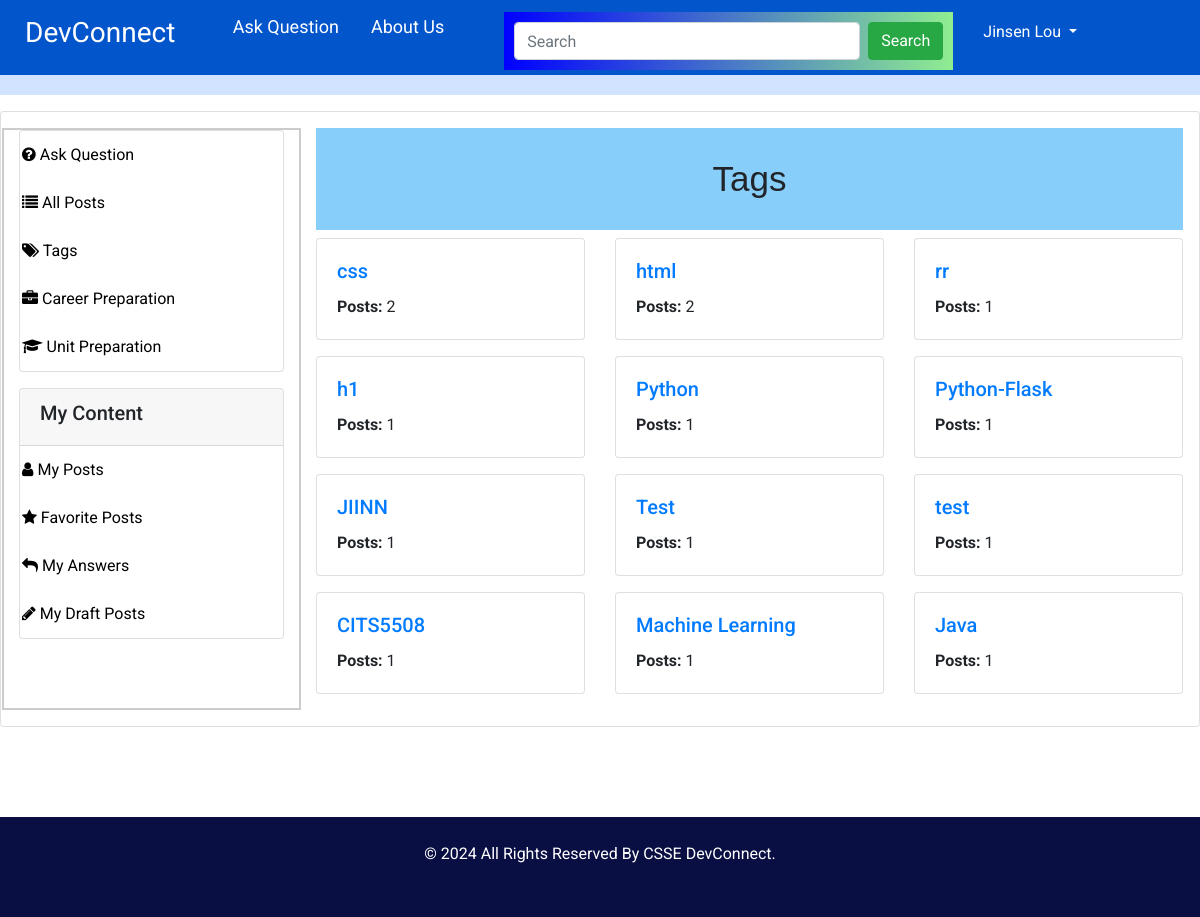
/tags (signed in), run on the app's committed database.
### app/models/model.py (models this page shows, shortened)
class Tag(db.Model):
    __tablename__ = "tags"
    id = db.Column(db.Integer, primary_key=True)
    tag = db.Column(db.String(100), nullable=False)

### app/controllers/main_controller.py (the view)
@main.route("/tags")
@login_required
def tags():
    tags_with_counts = db.session.query(
        Tag.id,
        Tag.tag,
        func.count(Posts.id).label('post_count')
    ).join(Posts, Posts.tag_id == Tag.id).group_by(Tag.id).all()
    return render_template("main/tags.html", tags=tags_with_counts)

### app/__init__.py (called while the page is built)
def create_app(config_class=Config):
    app = Flask(__name__)
    ckeditor = CKEditor(app)
    app.config.from_object(config_class)
    db.init_app(app)
    migrate.init_app(app, db)
    mail.init_app(app)
    login_manager.init_app(app)  # Attach LoginManager to the app
    login_manager.login_view = 'auth.login'  # Define the login view
    login_manager.login_message = "Please log in to access this page."  # Optional: Customize the login message
    @login_manager.user_loader
    def load_user(user_id):
        from app.models.model import User  # Import inside to avoid circular import issues
        user = User.query.get(int(user_id))
        return user
    from app.controllers.auth_controller import auth
    from app.controllers.main_controller import main
    app.register_blueprint(auth, url_prefix='/auth')
    app.register_blueprint(main)
    return app

### app/controllers/main_controller.py (called while the page is built)
@main.before_app_request
def add_tags_to_sidebar():
    if current_user.is_authenticated:
        tags_with_counts = db.session.query(
            Tag.id,
            Tag.tag,
            func.count(Posts.id).label('post_count')
        ).join(Posts, Posts.tag_id == Tag.id).group_by(Tag.id).all()
        g.tags = tags_with_counts
    else:
        g.tags = []

### app/models/model.py (called while the page is built)
    @property
    def is_active(self):
        return not self.is_disabled

### app/templates/main/tags.html (shortened to what this page needs)
{% extends "includes/layout.html" %}
{% block content %}
<div class="card p-3 mt-3">
    <div class="row">
        {% include "includes/sidebar.html" %}
        <div class="col-md-9">
            <h1>Tags</h1>
            <div class="row">
                {% for tag in tags %}
                <div class="col-md-4 mb-3">
                    <div class="card">
                        <div class="card-body">
                            <h5 class="card-title">
                                <a href="{{ url_for('main.posts_by_tag', tag_id=tag.id) }}">{{ tag.tag }}</a>
                            </h5>
                            <p class="card-text">
                                <strong>Posts:</strong> {{ tag.post_count }}
                            </p>
                        </div>
                    </div>
                </div>
                {% endfor %}
            </div>
        </div>
    </div>
</div>
{% endblock %}

### app/static/css/style.css (style rules this page uses)
body { font-family: "Roboto", sans-serif; color: #040000; }
h1, h2 { font-family: 'Merriweather Sans', sans-serif; }
a, a:hover, a:focus { text-decoration: none; }

### data on the page
Tag: tag "css", post_count "2"
Tag: tag "html", post_count "2"
Tag: tag "rr", post_count "1"
Tag: tag "h1", post_count "1"
Tag: tag "Python", post_count "1"
Tag: tag "Python-Flask", post_count "1"
Tag: tag "JIINN", post_count "1"
Tag: tag "Test", post_count "1"
Tag: tag "test", post_count "1"
Tag: tag "CITS5508", post_count "1"
Tag: tag "Machine Learning", post_count "1"
Tag: tag "Java", post_count "1"

### other printed values
{{ session['user_name'] }} "Jinsen Lou"
